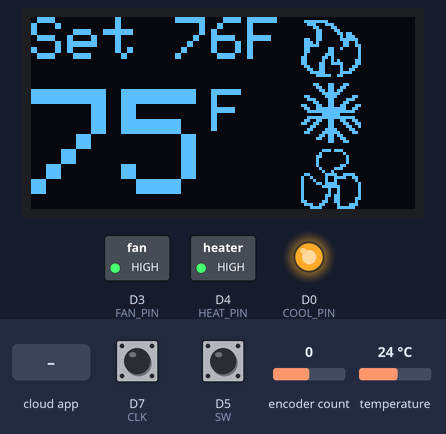
A program run on a simulated ESP8266 (NodeMCU). Parts: 128×64 one-colour display, switched loads named in the program (green lamp = pin HIGH), output pins drawn as LEDs (lit = HIGH). Inputs (shaded band) come from the test bench; at power-on: D5 (SW) HIGH, encoder count 0, temperature 24 °C, D7 (CLK) HIGH. What the program prints to the serial monitor is not drawn.

Above: at 2.8 s.
2.9 s: the phone or cloud app sets thermostatSetTemp to 90
At 4.62 s:
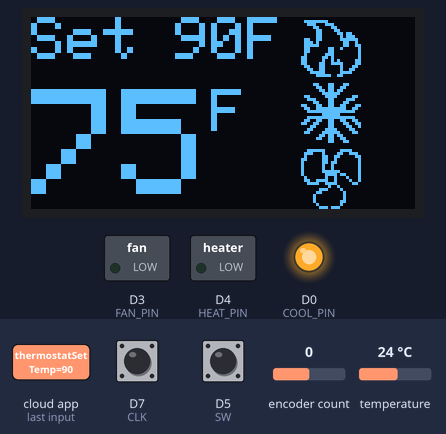
5.9 s: D5 (SW) pulled LOW for 0.15 s
At 7.1 s:
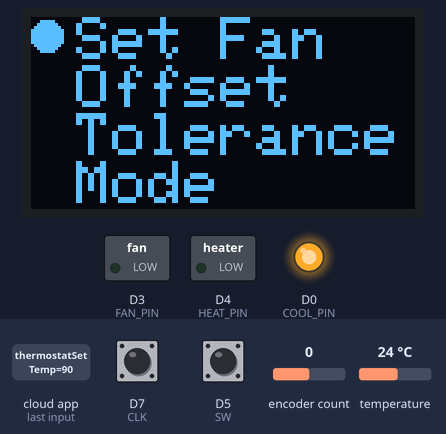
7.5 s: encoder count set to 4
At 8.4 s:
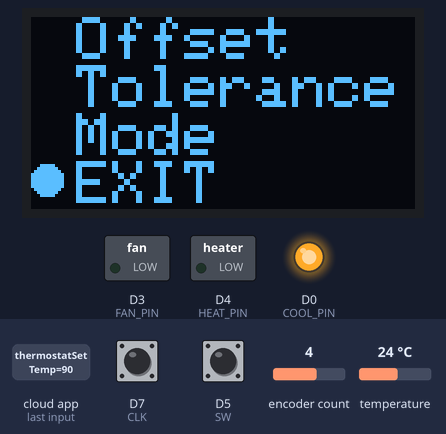
9.1 s: temperature set to 41 °C
14.3 s: temperature set to 33 °C
At 19.46 s:
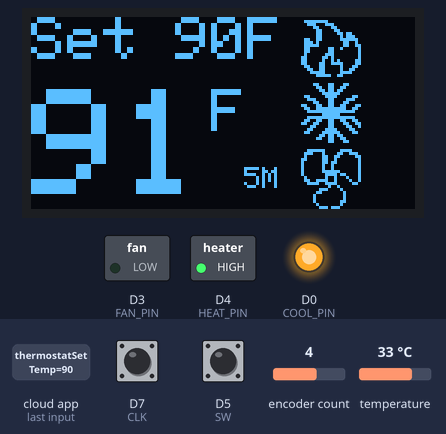
19.5 s: encoder count set to 8
At 22.04 s:
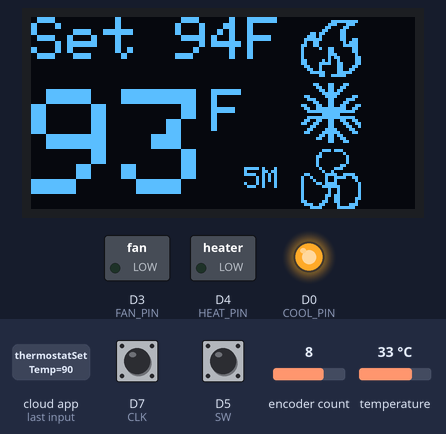
Timing chart, 0 to 24.6 s (numbered marks = the images above; inputs shaded):
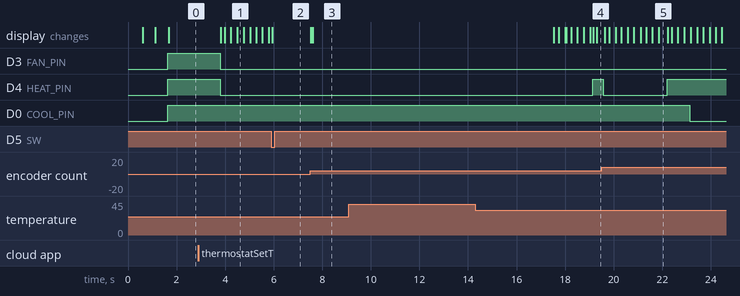

The program:

main.cpp
```cpp
#include <Arduino.h>
#include <Wire.h>
#include <Adafruit_SSD1306.h>
#include <Adafruit_I2CDevice.h>
#include <Adafruit_MCP9808.h>
#include <MD_REncoder.h>
#include "config.h"
#include "menuActions.h"
#include "thermostatDisplay.h"
#include "definitions.h"


//+-+-+-+-+-+-+-+-+-+-+-+-+-+-+-+-+-+-+-+-+-+-+-+-+-+-+-+-+-+-+-+-+-+-+-+-+-+-+-+-+-+-+-+-+-+-+-+-+-+-+-+-+-+-+-+-+-+-+-+-+-+-+-+-+-+-+-+-+-+-+-+-+-+-+-+-+-+-+-+-+-+-+-+-
// START OF VARIABLES
//+-+-+-+-+-+-+-+-+-+-+-+-+-+-+-+-+-+-+-+-+-+-+-+-+-+-+-+-+-+-+-+-+-+-+-+-+-+-+-+-+-+-+-+-+-+-+-+-+-+-+-+-+-+-+-+-+-+-+-+-+-+-+-+-+-+-+-+-+-+-+-+-+-+-+-+-+-+-+-+-+-+-+-+-

int state = 0;
float temp = 0;
int displayShiftX = 0;
float offset = 0;
float tolerance = 1;
int mode = 0;

float tempBuffer[circBuffSize];
int writeIndex = 0;

unsigned int fanMinutes = 0;
unsigned int seconds = 0;
unsigned int minutes = 0;
unsigned long last = millis();

int targetTemp = 76;
bool heatON = false;
bool coolON = false;
bool fanON = false;
bool pendingTempUpdate = false;
bool connected = false;

volatile bool buttonPress = false;
volatile unsigned long lastInput = 0;
volatile int count = 0;

//+-+-+-+-+-+-+-+-+-+-+-+-+-+-+-+-+-+-+-+-+-+-+-+-+-+-+-+-+-+-+-+-+-+-+-+-+-+-+-+-+-+-+-+-+-+-+-+-+-+-+-+-+-+-+-+-+-+-+-+-+-+-+-+-+-+-+-+-+-+-+-+-+-+-+-+-+-+-+-+-+-+-+-+-
// END OF VARIABLES
//+-+-+-+-+-+-+-+-+-+-+-+-+-+-+-+-+-+-+-+-+-+-+-+-+-+-+-+-+-+-+-+-+-+-+-+-+-+-+-+-+-+-+-+-+-+-+-+-+-+-+-+-+-+-+-+-+-+-+-+-+-+-+-+-+-+-+-+-+-+-+-+-+-+-+-+-+-+-+-+-+-+-+-+-


//+-+-+-+-+-+-+-+-+-+-+-+-+-+-+-+-+-+-+-+-+-+-+-+-+-+-+-+-+-+-+-+-+-+-+-+-+-+-+-+-+-+-+-+-+-+-+-+-+-+-+-+-+-+-+-+-+-+-+-+-+-+-+-+-+-+-+-+-+-+-+-+-+-+-+-+-+-+-+-+-+-+-+-+-
// START OF OBJECTS
//+-+-+-+-+-+-+-+-+-+-+-+-+-+-+-+-+-+-+-+-+-+-+-+-+-+-+-+-+-+-+-+-+-+-+-+-+-+-+-+-+-+-+-+-+-+-+-+-+-+-+-+-+-+-+-+-+-+-+-+-+-+-+-+-+-+-+-+-+-+-+-+-+-+-+-+-+-+-+-+-+-+-+-+-

Adafruit_SSD1306 display(SCREEN_WIDTH, SCREEN_HEIGHT, &Wire, OLED_RESET);                     // Create SSD1306 Display Object

Adafruit_MCP9808 tempsensor = Adafruit_MCP9808();                                             // Create the MCP9808 temperature sensor object

MD_REncoder rotary = MD_REncoder(DT, CLK);                                                    // Create rotary encoder object

AdafruitIO_Feed *thermostatSetTemp = io.feed("thermostatSetTemp");                            // IO feeds for MQTT
AdafruitIO_Feed *thermostatTemp = io.feed("thermostatTemp");


// Menu Items
void (*mainMenuSelections[5])() = {updateCurrentMenu, updateCurrentMenu, updateCurrentMenu, updateCurrentMenu, updateCurrentMenu};
Menu mainMenu =      Menu(new String[5]{"Set Fan", "Offset", "Tolerance", "Mode", "EXIT"}, mainMenuSelections, 5);

void (*offsetMenuSelections[10])() = {setOffset, setOffset, setOffset, setOffset, setOffset, setOffset, setOffset, setOffset, setOffset, menuBack};
Menu offsetMenu =    Menu(new String[10]{"-2.0", "-1.5", "-1.0", "-0.5", " 0", " 0.5", " 1.0", " 1.5", " 2.0", " BACK"}, offsetMenuSelections, 10);

void (*toleranceMenuSelections[7])() = {setTolerance, setTolerance, setTolerance, setTolerance, setTolerance, setTolerance, menuBack};
Menu toleranceMenu = Menu(new String[7]{"0.5", "1.0", "1.5", "2.0", "2.5", "3.0", "BACK"}, toleranceMenuSelections, 7);

void (*modeMenuSelections[4])() = {setMode, setMode, setMode, menuBack};
Menu modeMenu =      Menu(new String[4]{"Both", "Heat", "Cool", "BACK"}, modeMenuSelections, 4);

void (*fanMenuSelections[10])() = {setFan, setFan, setFan, setFan, setFan, setFan, setFan, setFan, setFan, menuBack};
Menu fanMenu  =      Menu(new String[10]{"OFF", "15 min ", "30 min", " 1 hour", " 2 hour", " 4 hour", " 8 hour", "12 hour", "24 hour", "BACK"}, fanMenuSelections, 10);

Menu currentMenu = mainMenu;

//+-+-+-+-+-+-+-+-+-+-+-+-+-+-+-+-+-+-+-+-+-+-+-+-+-+-+-+-+-+-+-+-+-+-+-+-+-+-+-+-+-+-+-+-+-+-+-+-+-+-+-+-+-+-+-+-+-+-+-+-+-+-+-+-+-+-+-+-+-+-+-+-+-+-+-+-+-+-+-+-+-+-+-+-
// END OF OBJECTS
//+-+-+-+-+-+-+-+-+-+-+-+-+-+-+-+-+-+-+-+-+-+-+-+-+-+-+-+-+-+-+-+-+-+-+-+-+-+-+-+-+-+-+-+-+-+-+-+-+-+-+-+-+-+-+-+-+-+-+-+-+-+-+-+-+-+-+-+-+-+-+-+-+-+-+-+-+-+-+-+-+-+-+-+-


//+-+-+-+-+-+-+-+-+-+-+-+-+-+-+-+-+-+-+-+-+-+-+-+-+-+-+-+-+-+-+-+-+-+-+-+-+-+-+-+-+-+-+-+-+-+-+-+-+-+-+-+-+-+-+-+-+-+-+-+-+-+-+-+-+-+-+-+-+-+-+-+-+-+-+-+-+-+-+-+-+-+-+-+-
// START OF FUNCTIONS
//+-+-+-+-+-+-+-+-+-+-+-+-+-+-+-+-+-+-+-+-+-+-+-+-+-+-+-+-+-+-+-+-+-+-+-+-+-+-+-+-+-+-+-+-+-+-+-+-+-+-+-+-+-+-+-+-+-+-+-+-+-+-+-+-+-+-+-+-+-+-+-+-+-+-+-+-+-+-+-+-+-+-+-+-

void setupTempsensor();
void setupOLED();
void setupAdafruitIO();
void updateTemp();
void taskScheduler();
void updateTime();
void onButtonPress();
void thermostatFunctions();
void handleThermostatSetTempMessage(AdafruitIO_Data *data);


// Initialize connection to temperature sensor and set up circular buffer
void setupTempsensor()
{
  if (!tempsensor.begin(0x18))                            // Check if MCP9808 connected properly
  {
    Serial.println("Unable to find MCP9808!");
    while (1);
  }
  Serial.println("Found MCP9808!");

  tempsensor.setResolution(3);                            // Set resolution to 0.0625°C and turn on tempsensor
  tempsensor.wake();


  float t;
  if(unit == 'F')                                         // Make initial reading
  {
    t = tempsensor.readTempF();
  }
  else
  {
    t = tempsensor.readTempC();
  }

  for(int i = 0; i < circBuffSize; i++)                   // Setup circular buffer with initial reading
  {
    tempBuffer[i] = t;
  }
}

// Setup function for OLED screen
void setupOLED()
{
  if(!display.begin(SSD1306_SWITCHCAPVCC, SCREEN_ADDRESS))
  {
    Serial.println(F("SSD1306 allocation failed"));
    for(;;);                                                // Don't proceed, loop forever
  }
  display.clearDisplay();
}


// Connects to adafruit IO service
void setupAdafruitIO()
{
  Serial.print("Connecting to Adafruit IO");
  io.connect();
  thermostatSetTemp->onMessage(handleThermostatSetTempMessage);

  // ENSURE THAT YOU HAVE CALLED setupOLED() at this point
  // Displays initial connecting message
  display.clearDisplay();
  display.setCursor(0,0);
  display.setTextSize(2);
  display.setTextColor(SSD1306_WHITE);
  display.println(F("Connecting"));
  display.println("");
  display.setTextSize(1);
  while(io.status() < AIO_CONNECTED)
  {
    static unsigned long start = millis();
    if(millis()-start>20000)
    {
      Serial.println("Unable to establish connection!");
      connected = false;
      return;
    }
    display.print('.');
    display.display();
    Serial.print(".");
    delay(500);
  }
  connected = true;
  Serial.println();
  Serial.println(io.statusText());
  thermostatSetTemp->get();
}

// Read current temperature and add to circular buffer. Calculate average temperature
void updateTemp()
{
  float t;
  if (unit == 'F')
  {
    t = tempsensor.readTempF();

  }
  else
  {
    t = tempsensor.readTempC();
  }
  tempBuffer[writeIndex] = t;
  writeIndex = (writeIndex+1)%circBuffSize;
  float total = 0;
  for(int i = 0; i < circBuffSize; i ++)
  {
    total = total + tempBuffer[i];
  }
  temp = total/circBuffSize;
}


// Tasks that need to occur with precise timings should be put here
void taskScheduler()
{
  static unsigned int lastSecond = 0;
  static unsigned int lastMinute = 0;
  static unsigned long lastFrameUpdate = millis();
  static unsigned int lastDataUpload = 0;
  static unsigned int lastConnectionCheck = 0;

  // Update Icon Frame every 250ms
  if (millis()-lastFrameUpdate > 250)
  {
    lastFrameUpdate = millis();
    advanceIconFrame();
  }


  // Functions that need to run every second
  if (seconds - lastSecond > 0)
  {
    updateTemp();
    lastSecond = seconds;
  }


  // io.run() is PAINFULLY slow to run. In order to maintain decent menu responsiveness it is only called every 2 seconds
  // In preliminary testing this didn't cause any issues with receiving updates or sending values but not entirely sure.
  if(seconds-lastConnectionCheck >2)
  {
    if(io.run(0, true) == 1)                              // If connection not established set connection to false. Try to reestablish the connection
    {
      connected = false;
      io.run();
    }
    else
    {
      connected = true;
    }
    lastConnectionCheck = seconds;
  }


  // If it has been more than 10 seconds since the lastDataUpload, upload new data
  if (seconds-lastDataUpload > 10)
  {
    Serial.println("Updating Temperature");
    thermostatTemp->save(temp);
    if(pendingTempUpdate)
    {
      thermostatSetTemp->save(targetTemp);
      pendingTempUpdate = false;
    }
    lastDataUpload = seconds;
  }


  // Functions that need to run every minute
  if (minutes - lastMinute > 0)
  {
    displayShiftX = (displayShiftX+1)%15;       // Burn in Prevention. Shift home screen over by one pixel every minute

    if (fanMinutes > 0)                         // Update Fan Minutes
    {
      fanMinutes--;
    }

    lastMinute = minutes;
  }

}


// Update the fake timer
void updateTime()
{
  if(millis()-last > 1000)
  {
    last = millis();
    seconds++;
  }
  if(seconds > 59)
  {
    seconds = 0;
    minutes++;
  }
  if(minutes > 59)
  {
    minutes = 0;
  }
}


// Functions to run on a button press
void onButtonPress()
{
  if (state != 0)                       // If in a menu select current item
  {
    currentMenu.clickSelection();
  }
  else                                  // Go into menu selection and display mainMenu
  {
    state++;
    currentMenu = mainMenu;
  }

}


// Functions to control the thermostat
void thermostatFunctions()
{
  // CONTROLS RELAYS TO SWITCH FURNACE
  if (fanMinutes > 0 && !fanON)
  {
    fanON = true;
    digitalWrite(FAN_PIN, LOW);
  }

  if (!fanMinutes && fanON && !coolON && !heatON)
  {
    // turn off fan if fanminutes = 0, fan is on, and both cool and heat are off
    fanON = false;
    digitalWrite(FAN_PIN, HIGH);
  }

  if (targetTemp > temp+tolerance && !heatON)
  {
    heatON = true;
    fanON = true;
    digitalWrite(HEAT_PIN, LOW);
    digitalWrite(FAN_PIN, LOW);
  }
  if (targetTemp < temp && heatON)
  {
    heatON = false;
    digitalWrite(HEAT_PIN, HIGH);
    // Once heat has turned off continue to run fan for 5 min for extra efficiency;
    if(fanMinutes < 5)
    {
      fanMinutes = 5;
    }

  }
  if (targetTemp < temp-tolerance && !coolON)
  {
    coolON = true;
    fanON = true;
    digitalWrite(COOL_PIN, LOW);
    digitalWrite(FAN_PIN, LOW);
  }
  if (targetTemp> temp && coolON)
  {
    coolON = false;
    digitalWrite(COOL_PIN, HIGH);
    // Once cool has turned off continue to run fan for 5 min for extra efficiency
    if(fanMinutes < 5)
    {
      fanMinutes = 5;
    }

  }

}


//Handler for one IOT feed
void handleThermostatSetTempMessage(AdafruitIO_Data *data)
{
  //Message handler for Set Thermostat Temp

  if(pendingTempUpdate)                   //Don't update temp from internet if pending temperature update from rotary encoder
  {
    return;
  }
  Serial.print("received <- ");
  String value(data->value());
  Serial.println(value);
  int t = roundf(strtof(value.c_str(), NULL));

  if (t >= MIN_TEMP && t <= MAX_TEMP)     // If received value is within valid temperature range update target temperature
  {
    targetTemp = t;
    Serial.print("Setting thermostat to: ");
    Serial.print(t);
    Serial.println(unit);
  }
  else
  {
    Serial.println("Invalid Temperature!");
  }

}


// Interrupt for button press with debounce
void ICACHE_RAM_ATTR buttonInterrupt()
{
  static unsigned long lastButton = 0;
  unsigned long now = millis();
  if(now-lastButton > 300)                  // Check for debounce
  {
    lastButton = now;
    Serial.println("Button Press Detected");
    buttonPress = true;
    onButtonPress();
  }
  lastInput = now;

}


// Interrupt for rotary encoder
void ICACHE_RAM_ATTR rotaryInterrupt()
{
  unsigned int result = rotary.read();
  if (result == DIR_CW)
  {
    count++;
    Serial.println(count);
  } else if (result == DIR_CCW)
  {
    count--;
    Serial.println(count);
  }
  lastInput = millis();
}


// Setup function to initialize pins & setup peripheral devices
void setup()
{
  Serial.begin(9600);                      // Initiate serial connection

  if(unit != 'F' && unit != 'C')           // Verify that the unit is correct
  {
    Serial.println("INVALID UNIT");
    for(;;);
  }

  //Initiate temp sensor, OLED, rotary encoder & connect to Adafruit IO
  setupTempsensor();
  setupOLED();
  rotary.begin();
  setupAdafruitIO();


  //Set up inputs for rotary encoder and outputs for thermostat
  pinMode(SW, INPUT);
  pinMode(DT, INPUT);
  pinMode(CLK, INPUT);
  pinMode(HEAT_PIN, OUTPUT);
  pinMode(COOL_PIN, OUTPUT);
  pinMode(FAN_PIN, OUTPUT);

  //Initial values for heat, cool, and fan. OFF
  digitalWrite(HEAT_PIN, HIGH);
  digitalWrite(COOL_PIN, HIGH);
  digitalWrite(FAN_PIN, HIGH);

  //Attatch interrupts for rotary encoder
  attachInterrupt(digitalPinToInterrupt(SW), buttonInterrupt, FALLING);
  attachInterrupt(digitalPinToInterrupt(CLK), rotaryInterrupt, CHANGE);
  attachInterrupt(digitalPinToInterrupt(DT), rotaryInterrupt, CHANGE);
}


// Main Loop
void loop()
{
  updateTime();                                             //Update the fake timer

  taskScheduler();                                          //Run Scheduled tasks

  thermostatFunctions();                                    //Control HVAC system

  showGUI();                                                //Shows GUI & updates based on user or cloud inputs

}
```

definitions.h
```cpp
#define sendDelay 5

#define SW D5                           //Button Press
#define DT D6                           //Rotary Encoder
#define CLK D7                          //Rotary Encoder

#define HEAT_PIN D4
#define COOL_PIN D0
#define FAN_PIN D3

#define unit 'F'
#define MAX_TEMP 99
#define MIN_TEMP 40
#define circBuffSize 15

#define SCREEN_WIDTH 128                // OLED display width, in pixels
#define SCREEN_HEIGHT 64                // OLED display height, in pixels
#define OLED_RESET     -1               // Reset pin # (or -1 if sharing Arduino reset pin)
#define SCREEN_ADDRESS 0x3C             // I2C Address for OLED Screen
#define ICON_HEIGHT 20
#define ICON_WIDTH 20
```

menu.h
```cpp
#include <Arduino.h>
#include <Wire.h>
#include <Adafruit_SSD1306.h>
#include <Adafruit_I2CDevice.h>
#include "definitions.h"


extern Adafruit_SSD1306 display;


// Menu class
class Menu
{
  public:
    int index;
    int start;
    int length;
    Menu(String x[], void (*functions[10])(), int l);
    Menu();
    void displayMenu();
    void moveDown();
    void moveUp();
    void clickSelection();
    void reset()
    {
      index = 0;
      start = 0;
    }
    String selection()
    {
      return values[index+start];
    }
    int selectionIndex()
    {
      return index+start;
    }

  private:
    String values[10];
    void (*onClickFunctions[10])();
};


// Default constructor
Menu::Menu()
{

}


// Constructor for Menu with data.
Menu::Menu(String x[], void (*functions[])(), int l)
{
  index = 0;
  start = 0;
  length = l;
  for(int i = 0; i < l; i++)
  {
    values[i] = x[i];
    onClickFunctions[i] = functions[i];
  }

}


// Move down one selection in menu
void Menu::moveDown()
{
  if(index < 3)
  {
    index++;
  }
  else if (start+4 < length)
  {
    start++;
  }
}


// Move up one selection in menu
void Menu::moveUp()
{
  if (index > 0)
  {
    index--;
  }
  else if (start > 0)
  {
    start--;
  }
}


// Displays the current menu items and selection
void Menu::displayMenu()
{
  display.clearDisplay();
  display.setCursor(0,0);
  display.setTextSize(2);
  display.setTextColor(SSD1306_WHITE);

  for(int i = 0; i < 4; i++)
  {
    if(i == index)
    {
      display.fillCircle(display.getCursorX()+5,display.getCursorY()+6, 5, SSD1306_WHITE);
    }
    display.setCursor(display.getCursorX()+15,display.getCursorY());
    display.println(values[i+start]);

  }
}


// Executes the function pointer associated with the current selection
void Menu::clickSelection()
{
  (*onClickFunctions[index+start])();
}
```

menuActions.h
```cpp
#include <Arduino.h>
#include <Wire.h>
#include <Adafruit_SSD1306.h>
#include <Adafruit_I2CDevice.h>
#include "menu.h"


extern int state;
extern float temp;
extern int displayShiftX;
extern float offset;
extern float tolerance;
extern int mode;
extern unsigned int fanMinutes;

extern Adafruit_SSD1306 display;
extern Menu currentMenu;
extern Menu mainMenu;
extern Menu fanMenu;
extern Menu offsetMenu;
extern Menu toleranceMenu;
extern Menu modeMenu;

//+-+-+-+-+-+-+-+-+-+-+-+-+-+-+-+-+-+-+-+-+-+-+-+-+-+-+-+-+-+-+-+-+-+-+-+-+-+-+-+-+-+-+-+-+-+-+-+-+-+-+-+-+-+-+-+-+-+-+-+-+-+-+-+-+-+-+-+-+-+-+-+-+-+-+-+-+-+-+-+-+-+-+-+-
// Menu Functions to be run on menu item click
//+-+-+-+-+-+-+-+-+-+-+-+-+-+-+-+-+-+-+-+-+-+-+-+-+-+-+-+-+-+-+-+-+-+-+-+-+-+-+-+-+-+-+-+-+-+-+-+-+-+-+-+-+-+-+-+-+-+-+-+-+-+-+-+-+-+-+-+-+-+-+-+-+-+-+-+-+-+-+-+-+-+-+-+-


// Change currentMenu based on the current selection
void updateCurrentMenu()
{
  switch(currentMenu.selectionIndex())
  {
    case 0:
      currentMenu = fanMenu;
      break;
    case 1:
      currentMenu = offsetMenu;
      break;
    case 2:
      currentMenu = toleranceMenu;
      break;
    case 3:
      currentMenu = modeMenu;
      break;
    case 4:
      state = 0;
      break;
  }
  Serial.println("Switched Menu");
}


// Go back a menu. Sets currentMenu to mainMenu
void menuBack()
{
  currentMenu = mainMenu;
}

// Sets offset based on current selection
void setOffset()
{
  offset = strtof(currentMenu.selection().c_str(), NULL);
  Serial.println(offset);
  state = 0;
}


// Set tolerance based on current selection
void setTolerance()
{
  tolerance = strtof(currentMenu.selection().c_str(), NULL);
  Serial.println(tolerance);
  state = 0;
}


// Set mode based on current selection
void setMode()
{
  mode = currentMenu.selectionIndex();
  state = 0;
}


// Set fan to run for a certain amount of time based on selection
void setFan()
{
  float sel = strtof(currentMenu.selection().c_str(), NULL);
  if((int)sel%5 != 0)
  {
    fanMinutes = sel*60;
  }
  else
  {
    fanMinutes = sel;
  }
  Serial.println(fanMinutes);
  state = 0;
  Serial.println((int)(sel));
}
```

Source omitted: thermostatDisplay.h (10744 bytes), config.h (457 bytes)

Measured:
- after the input at 2.9 s, D3 (FAN_PIN), D4 (HEAT_PIN): HIGH → LOW after 0.90 s; the display: changes after 0.92 s (image 1)
- after the input at 5.9 s, the display: changes at once (image 2)
- after the input at 7.5 s, the display: first changes at once (image 3 shows a later state)
- after the input at 9.1 s, every drawn part: stays the same
- after the input at 14.3 s, D4 (HEAT_PIN): LOW → HIGH after 4.8 s instead of 2.7 s; D0 (COOL_PIN): stays HIGH (without the input it goes to LOW after 2.7 s); the display: first changes after 3.2 s (image 4 shows a later state)
- after the input at 19.5 s, D4 (HEAT_PIN): HIGH → LOW after 0.08 s, → HIGH 2.6 s later; D0 (COOL_PIN): HIGH → LOW after 3.6 s instead of 0.56 s; the display: first changes after 0.13 s (image 5 shows a later state)
